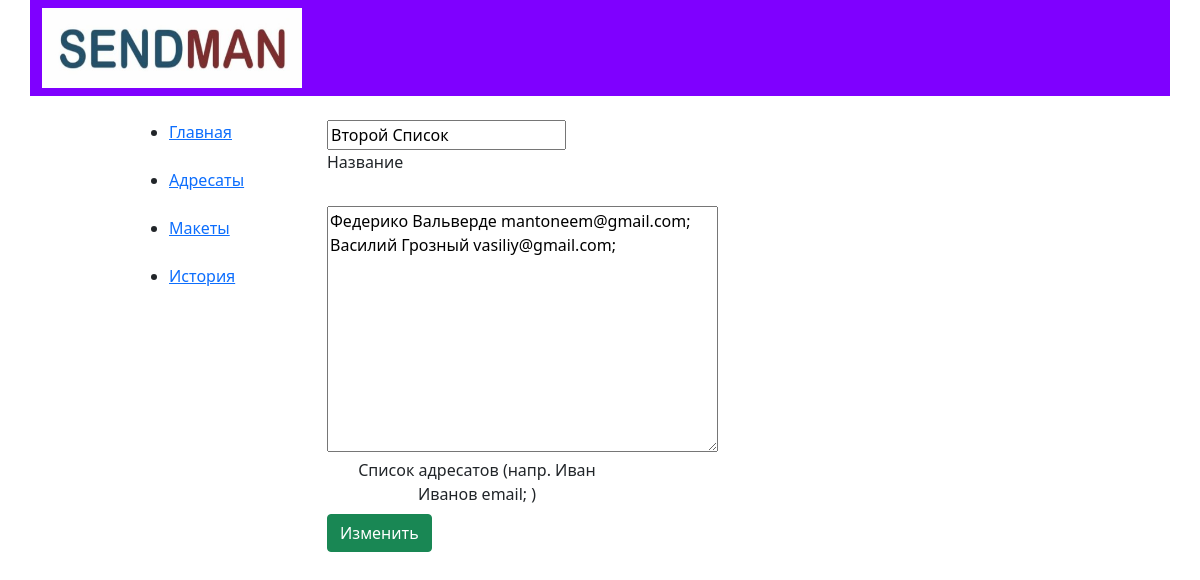
Screenshot of /recipients/2 with the database file from the repository.
### sendman/models.py (models this page shows, shortened)
class SubscriberList(models.Model):
    name = models.CharField(max_length=30, verbose_name="Название")
    subscribers = models.TextField(max_length=2000, blank=True, verbose_name="Подписчики")
    number = models.IntegerField(default=0, blank=True, null=True, verbose_name="Кол-во")
    created_at = models.DateTimeField(auto_now_add=True)
    class Meta:
        verbose_name = 'Список подписчиков'
        verbose_name_plural = 'Списки подписчиков'
        ordering = ['-created_at']

### sendman/views.py (the view)
# urls.py: path('recipients/<int:pk>', showList, name="rcpt_list"),
def showList(request, pk):
    template_name = "sendman/list.html"
    list = get_object_or_404(SubscriberList, pk=pk)
    if request.method == 'POST':
        form = AddSubscriberListForm(request.POST, instance=list)  # + request.FILES,
        list_name = request.POST.get('name', None)
        subscribers = request.POST.get('subscribers', None)
        number = 0
        if form.is_valid():
            form.save()
            list = SubscriberList.objects.get(name=list_name)
            subscriber_info = subscribers.split(';')
            for info in subscriber_info:
                name = info.split(' ')[0]
                surname = info.split(' ')[1]
                email = info.split(' ')[2]
                number = number + 1
                new = Subscriber.objects.get_or_create(name=name, surname=surname, email=email)    # отдает Tuple
                new[0].list.add(list)
            list.number = 0 if not number else number
            messages.success(request, "Список изменен!")
            return redirect(reverse("recipients"))
    else:
        form = AddSubscriberListForm(instance=list)    # initial => dict
    context = {
        "form": form
    }
    return render(request, template_name, context)

### sendman/forms.py
class AddSubscriberListForm(forms.ModelForm):
    class Meta:
        model = SubscriberList
        exclude = ['number']

### sendman/templates/sendman/list.html (shortened to what this page needs)
{% extends 'sendman/base.html' %}
{% load static %}
{%  block content %}
    <div class="col-sm" style="width: 300px;">
        <form class="bootstrap-form" method="post"  enctype="multipart/form-data">
            <div class="form-outline">
                <br>
                <div id="list_name" >
                    {{  form.name }}
                </div>
                <label class="form-label text-center" for="list_name">Название</label>
                <br>
                <br>
                <div id="rcpt_list" >
                    {{  form.subscribers }}
                </div>
                <label class="form-label text-center" for="rcpt_list">Список адресатов (напр. Иван Иванов email; )</label>
            </div>
            <input type="submit" class="btn btn-success" value="Изменить">
            <br>
        </form>
    </div>
{% endblock %}

### rows the page displays
SubscriberList: name "Второй Список", subscribers "Федерико Вальверде mantoneem@gmail.com; Василий Грозный vasiliy@gmail.com;"
